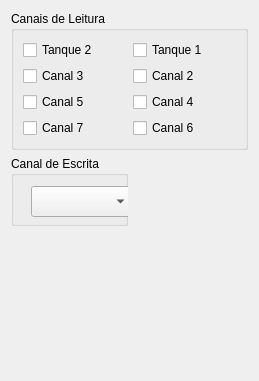
             <widget class="QWidget" name="tab_canais">
              <attribute name="title">
               <string>Canais</string>
              </attribute>
              <layout class="QVBoxLayout" name="verticalLayout_7">
               <item>
                <widget class="QGroupBox" name="gp_canalLeitura">
                 <property name="title">
                  <string>Canais de Leitura</string>
                 </property>
                 <layout class="QGridLayout" name="gridLayout_10">
                  <item row="0" column="0">
                   <widget class="QCheckBox" name="canal_l1">
                    <property name="text">
                     <string>Tanque 2</string>
                    </property>
                   </widget>
                  </item>
                  <item row="0" column="1">
                   <widget class="QCheckBox" name="canal_l0">
                    <property name="text">
                     <string>Tanque 1</string>
                    </property>
                    <property name="checkable">
                     <bool>true</bool>
                    </property>
                    <property name="checked">
                     <bool>false</bool>
                    </property>
                   </widget>
                  </item>
                  <item row="1" column="0">
                   <widget class="QCheckBox" name="canal_l3">
                    <property name="text">
                     <string>Canal 3</string>
                    </property>
                   </widget>
                  </item>
                  <item row="1" column="1">
                   <widget class="QCheckBox" name="canal_l2">
                    <property name="text">
                     <string>Canal 2</string>
                    </property>
                   </widget>
                  </item>
                  <item row="2" column="0">
                   <widget class="QCheckBox" name="canal_l5">
                    <property name="text">
                     <string>Canal 5</string>
                    </property>
                   </widget>
                  </item>
                  <item row="2" column="1">
                   <widget class="QCheckBox" name="canal_l4">
                    <property name="text">
                     <string>Canal 4</string>
                    </property>
                   </widget>
                  </item>
                  <item row="3" column="0">
                   <widget class="QCheckBox" name="canal_l7">
                    <property name="text">
                     <string>Canal 7</string>
                    </property>
                   </widget>
                  </item>
                  <item row="3" column="1">
                   <widget class="QCheckBox" name="canal_l6">
                    <property name="text">
                     <string>Canal 6</string>
                    </property>
                   </widget>
                  </item>
                 </layout>
                </widget>
               </item>
               <item>
                <layout class="QHBoxLayout" name="horizontalLayout_8">
                 <item>
                  <widget class="QGroupBox" name="gp_canalEscrita">
                   <property name="title">
                    <string>Canal de Escrita</string>
                   </property>
                   <widget class="QComboBox" name="cb_canalEscrita">
                    <property name="geometry">
                     <rect>
                      <x>20</x>
                      <y>30</y>
                      <width>101</width>
                      <height>31</height>
                     </rect>
                    </property>
                    <property name="layoutDirection">
                     <enum>Qt::LeftToRight</enum>
                    </property>
                   </widget>
                  </widget>
                 </item>
                 <item>
                  <spacer name="horizontalSpacer_2">
                   <property name="orientation">
                    <enum>Qt::Horizontal</enum>
                   </property>
                   <property name="sizeType">
                    <enum>QSizePolicy::Fixed</enum>
                   </property>
                   <property name="sizeHint" stdset="0">
                    <size>
                     <width>120</width>
                     <height>70</height>
                    </size>
                   </property>
                  </spacer>
                 </item>
                </layout>
               </item>
               <item>
                <spacer name="verticalSpacer_11">
                 <property name="orientation">
                  <enum>Qt::Vertical</enum>
                 </property>
                 <property name="sizeType">
                  <enum>QSizePolicy::Expanding</enum>
                 </property>
                 <property name="sizeHint" stdset="0">
                  <size>
                   <width>20</width>
                   <height>144</height>
                  </size>
                 </property>
                </spacer>
               </item>
              </layout>
             </widget>
